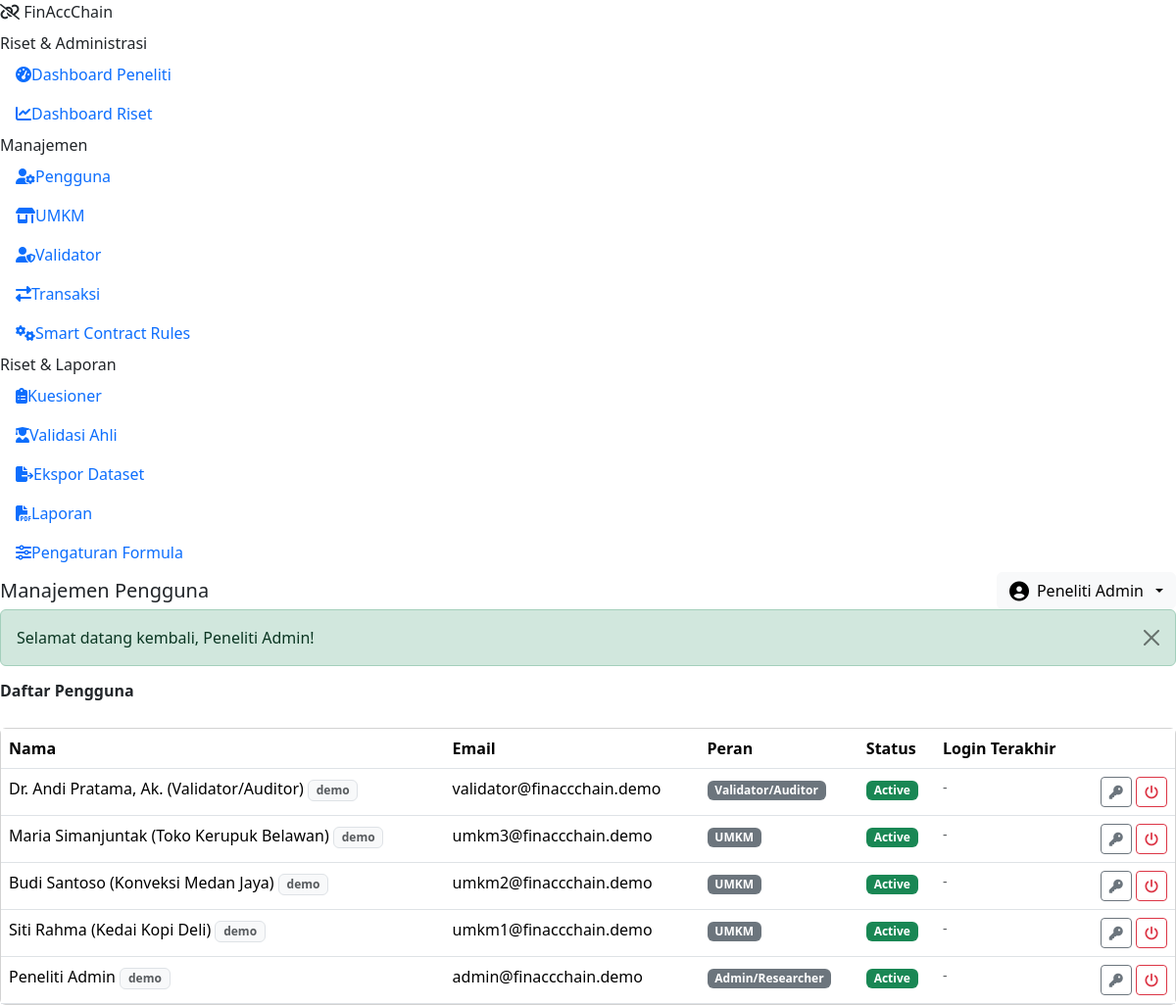
The page /admin/users.php (signed in) on the database its author committed.
### tables this page shows
CREATE TABLE users (
    id INT UNSIGNED AUTO_INCREMENT PRIMARY KEY,
    role_id INT UNSIGNED NOT NULL,
    name VARCHAR(150) NOT NULL,
    email VARCHAR(150) NOT NULL UNIQUE,
    password_hash VARCHAR(255) NOT NULL,
    is_active TINYINT(1) NOT NULL DEFAULT 1,
    is_demo TINYINT(1) NOT NULL DEFAULT 0,
    last_login_at DATETIME NULL,
    created_at DATETIME NOT NULL DEFAULT CURRENT_TIMESTAMP,
    updated_at DATETIME NOT NULL DEFAULT CURRENT_TIMESTAMP ON UPDATE CURRENT_TIMESTAMP,
    CONSTRAINT fk_users_role FOREIGN KEY (role_id) REFERENCES roles(id),
    INDEX idx_users_role (role_id)
);

CREATE TABLE roles (
    id INT UNSIGNED AUTO_INCREMENT PRIMARY KEY,
    code VARCHAR(30) NOT NULL UNIQUE,       
    name VARCHAR(100) NOT NULL,
    description VARCHAR(255) NULL,
    created_at DATETIME NOT NULL DEFAULT CURRENT_TIMESTAMP
);

### admin/users.php (the view, shortened to what this page needs)
<?php
require_once __DIR__ . '/../core/bootstrap.php';
$db = Database::connection();
$list = $db->query('SELECT u.*, r.name AS role_name, r.code AS role_code FROM users u JOIN roles r ON r.id=u.role_id ORDER BY u.id DESC')->fetchAll();
$pageTitle = 'Manajemen Pengguna';
$activeMenu = 'users';
require __DIR__ . '/../includes/app_header.php';
?>
<div class="d-flex justify-content-between mb-3">
  <h6 class="fw-bold mb-0">Daftar Pengguna</h6>
  <button class="btn btn-sm text-white" style="background:var(--fac-primary)" data-bs-toggle="modal" data-bs-target="#addUser"><i class="fa-solid fa-plus me-1"></i>Tambah Pengguna</button>
</div>
<div class="card fac-card">
  <div class="table-responsive">
    <table class="table table-fac mb-0">
      <thead><tr><th>Nama</th><th>Email</th><th>Peran</th><th>Status</th><th>Login Terakhir</th><th></th></tr></thead>
      <tbody>
      <?php foreach ($list as $r): ?>
        <tr>
          <td><?= e($r['name']) ?> <?= $r['is_demo'] ? '<span class="badge text-bg-light text-muted border">demo</span>' : '' ?></td>
          <td><?= e($r['email']) ?></td>
          <td><span class="badge text-bg-secondary"><?= e($r['role_name']) ?></span></td>
          <td><?= $r['is_active'] ? status_badge('active') : status_badge('inactive') ?></td>
          <td class="small text-muted"><?= $r['last_login_at'] ? format_datetime($r['last_login_at']) : '-' ?></td>
          <td class="text-end">
            <button class="btn btn-sm btn-outline-secondary" data-bs-toggle="modal" data-bs-target="#reset<?= $r['id'] ?>"><i class="fa-solid fa-key"></i></button>
            <form method="post" class="d-inline" data-confirm="Ubah status aktif pengguna ini?">
              <button class="btn btn-sm btn-outline-<?= $r['is_active']?'danger':'success' ?>"><i class="fa-solid fa-power-off"></i></button>
            </form>
          </td>
        </tr>
      <?php endforeach; ?>
      </tbody>
    </table>
  </div>
</div>
<?php require __DIR__ . '/../includes/app_footer.php'; ?>

### includes/app_header.php (shortened to what this page needs)
<?php
$u = current_user();
$pageTitle = $pageTitle ?? APP_NAME;
$activeMenu = $activeMenu ?? '';
function fac_nav_item(string $key, string $active, string $href, string $icon, string $label): string
{
    $isActive = $key === $active ? ' active' : '';
    return '<li class="nav-item"><a class="nav-link' . $isActive . '" href="' . e($href) . '"><i class="fa-solid ' . e($icon) . '"></i>' . e($label) . '</a></li>';
}
?>
<!DOCTYPE html>
<html lang="id">
<head>
<link href="https://cdn.jsdelivr.net/npm/bootstrap@5.3.3/dist/css/bootstrap.min.css" rel="stylesheet">
<link href="https://cdnjs.cloudflare.com/ajax/libs/font-awesome/6.5.2/css/all.min.css" rel="stylesheet">
<link href="<?= base_url('assets/css/app.css') ?>" rel="stylesheet">
</head>
<body>
<div class="fac-app-sidebar" id="facSidebar">
  <div class="brand"><i class="fa-solid fa-link-slash"></i> <?= e(APP_NAME) ?></div>
  <ul class="nav flex-column pt-2">
  <?php if ($u['role_code'] === 'admin'): ?>
    <div class="nav-section">Riset & Administrasi</div>
    <?= fac_nav_item('dashboard', $activeMenu, base_url('admin/dashboard.php'), 'fa-gauge-high', 'Dashboard Peneliti') ?>
    <?= fac_nav_item('research_dashboard', $activeMenu, base_url('admin/research_dashboard.php'), 'fa-chart-line', 'Dashboard Riset') ?>
    <div class="nav-section">Manajemen</div>
    <?= fac_nav_item('users', $activeMenu, base_url('admin/users.php'), 'fa-user-gear', 'Pengguna') ?>
    <?= fac_nav_item('msmes', $activeMenu, base_url('admin/msmes.php'), 'fa-shop', 'UMKM') ?>
    <?= fac_nav_item('validators', $activeMenu, base_url('admin/validators.php'), 'fa-user-shield', 'Validator') ?>
    <?= fac_nav_item('transactions', $activeMenu, base_url('admin/transactions.php'), 'fa-right-left', 'Transaksi') ?>
    <?= fac_nav_item('rules', $activeMenu, base_url('admin/rules.php'), 'fa-gears', 'Smart Contract Rules') ?>
    <div class="nav-section">Riset & Laporan</div>
    <?= fac_nav_item('questionnaires', $activeMenu, base_url('research/questionnaire.php'), 'fa-clipboard-list', 'Kuesioner') ?>
    <?= fac_nav_item('expert', $activeMenu, base_url('research/expert_summary.php'), 'fa-user-graduate', 'Validasi Ahli') ?>
    <?= fac_nav_item('research_export', $activeMenu, base_url('research/export.php'), 'fa-file-export', 'Ekspor Dataset') ?>
    <?= fac_nav_item('reports', $activeMenu, base_url('reports/index.php'), 'fa-file-pdf', 'Laporan') ?>
    <?= fac_nav_item('settings', $activeMenu, base_url('admin/settings.php'), 'fa-sliders', 'Pengaturan Formula') ?>
  <?php endif; ?>
  </ul>
</div>
<div class="fac-app-main">
  <div class="fac-app-topbar d-flex align-items-center justify-content-between">
    <div class="d-flex align-items-center gap-2">
      <h5 class="mb-0"><?= e($pageTitle) ?></h5>
    </div>
    <div class="dropdown">
      <button class="btn btn-light dropdown-toggle d-flex align-items-center gap-2" data-bs-toggle="dropdown">
        <i class="fa-solid fa-circle-user fa-lg"></i>
        <span class="d-none d-sm-inline"><?= e($u['name']) ?></span>
      </button>
    </div>
  </div>
  <div class="fac-app-content">
    <?php $flashes = get_flashes(); if ($flashes): ?>
      <?php foreach ($flashes as $f): ?>
        <div class="alert alert-<?= e($f['type']) ?> alert-dismissible fade show" role="alert">
          <?= e($f['message']) ?>
          <button type="button" class="btn-close" data-bs-dismiss="alert"></button>
        </div>
      <?php endforeach; ?>
    <?php endif; ?>

### core/helpers.php (shortened to what this page needs)
<?php
function base_url(string $path = ''): string
{
    $path = ltrim($path, '/');
    return APP_URL_BASE . '/' . $path;
}
function e(?string $value): string
{
    return htmlspecialchars((string) $value, ENT_QUOTES, 'UTF-8');
}
function get_flashes(): array
{
    $flashes = $_SESSION['_flash'] ?? [];
    return $flashes;
}
function current_user(): ?array
{
    return $_SESSION['user'] ?? null;
}
function status_badge(string $status): string
{
    $map = [
        'draft' => 'secondary',
        'pending' => 'warning',
        'validated' => 'info',
        'rejected' => 'danger',
        'recorded' => 'success',
        'reversed' => 'dark',
        'pass' => 'success',
        'fail' => 'danger',
        'warning' => 'warning',
        'success' => 'success',
        'failed' => 'danger',
        'active' => 'success',
        'inactive' => 'secondary',
        'suspended' => 'danger',
    ];
    $color = $map[$status] ?? 'secondary';
    $label = ucwords(str_replace('_', ' ', $status));
    return '<span class="badge text-bg-' . $color . '">' . e($label) . '</span>';
}

### rows shown on the page
users: name "Peneliti Admin", is_demo "demo", email "admin@finaccchain.demo", role.name "Admin/Researcher"
users: name "Dr. Andi Pratama, Ak. (Validator/Auditor)", is_demo "demo", email "validator@finaccchain.demo", role.name "Validator/Auditor"
users: name "Maria Simanjuntak (Toko Kerupuk Belawan)", is_demo "demo", email "umkm3@finaccchain.demo", role.name "UMKM"
users: name "Budi Santoso (Konveksi Medan Jaya)", is_demo "demo", email "umkm2@finaccchain.demo", role.name "UMKM"
users: name "Siti Rahma (Kedai Kopi Deli)", is_demo "demo", email "umkm1@finaccchain.demo", role.name "UMKM"

### other values the page prints
APP_NAME "FinAccChain"
$label "Dashboard Peneliti Dashboard Riset Pengguna UMKM Validator Transaksi Smart Contract Rules Kuesioner Validasi Ahli Ekspor Dataset Laporan Pengaturan Formula"
$pageTitle "Manajemen Pengguna"
$f['message'] "Selamat datang kembali, Peneliti Admin!"
